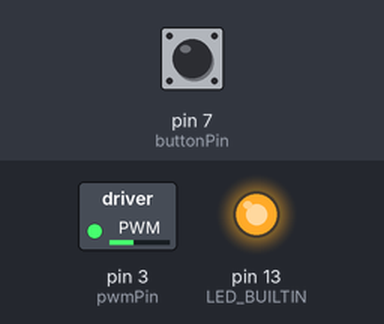
Bench run of a sketch on a simulated Arduino Uno, built with avr-gcc and run on an emulated ATmega328P. On the bench: switched loads named in the sketch (green lamp = pin HIGH), output pins drawn as LEDs (lit = HIGH). The test bench sets the inputs (shaded band); at power-on: pin 7 (buttonPin) LOW.

Above: at 1.2 s.
1.3 s: pin 7 (buttonPin) pulled HIGH for 0.15 s
At 1.7 s:
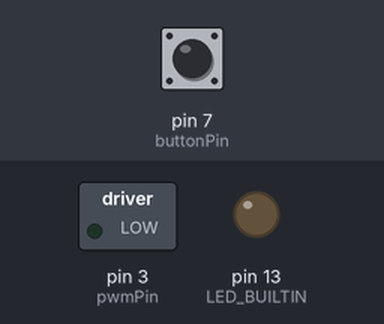
2.9 s: pin 7 (buttonPin) pulled HIGH for 1 s
At 4.1 s:
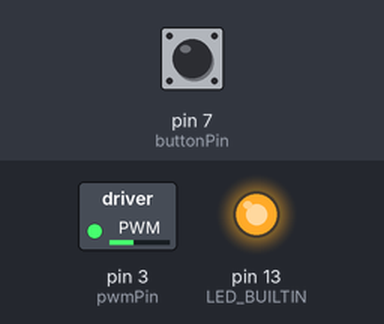
5.4 s: pin 7 (buttonPin) pulled HIGH for 3.2 s
At 6.0 s:
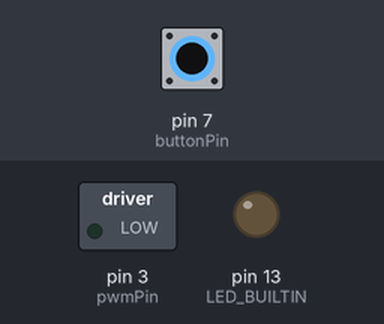
Timing chart, 0 to 8.4 s (numbered marks = the images above; inputs shaded):
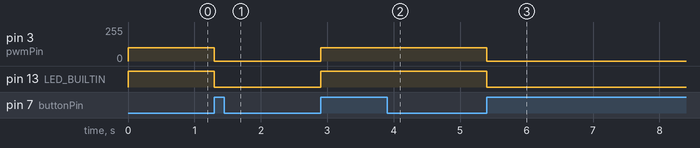

The sketch:

fidget.ino
```cpp
/*
 *  Lazy Fidget Spinner
 *  by Rebecca Lindblom
 *  June 2017
*/

// For motor
// https://cdn.sparkfun.com/assets/resources/4/4/DC_motor_circuits_notes_2up.pdf
int pwmPin = 3; // Chose one pin with ~
int dutyCycle = 100; // For motor PWM, 8 bit value [0,255]

// For button
int buttonPin = 7;
int buttonState = HIGH;
int buttonReading;
int buttonPrevious = LOW;
long timeSinceClick = 0;
long debounce = 200;

void setup() {
  pinMode(pwmPin, OUTPUT);
  pinMode(buttonPin, INPUT);
  pinMode(LED_BUILTIN, OUTPUT);
}


void loop() {
  buttonReading = digitalRead(buttonPin);
  // if the input just went from LOW and HIGH and we've waited long enough
  // to ignore any noise on the circuit, toggle the output pin and remember
  // the timeSinceClick
  // https://www.arduino.cc/en/tutorial/switch
  if (buttonReading == HIGH && buttonPrevious == LOW && millis() - timeSinceClick > debounce) {
    if (buttonState == HIGH)
      buttonState = LOW;
    else
      buttonState = HIGH;
    timeSinceClick = millis();
  }

  digitalWrite(LED_BUILTIN, buttonState);

  buttonPrevious = buttonReading;

  if (buttonState == HIGH) {
    analogWrite(pwmPin, dutyCycle);
    //digitalWrite(LED_BUILTIN, HIGH);
  } else {
    analogWrite(pwmPin, 0);
  }

}
```

Measured:
- after the input at 1.3 s, pin 3 (pwmPin): 100/255 → 0/255 at once; pin 13 (LED_BUILTIN): HIGH → LOW at once
- after the input at 2.9 s, pin 3 (pwmPin): 0/255 → 100/255 at once; pin 13 (LED_BUILTIN): LOW → HIGH at once
- after the input at 5.4 s, pin 3 (pwmPin): 100/255 → 0/255 at once; pin 13 (LED_BUILTIN): HIGH → LOW at once
